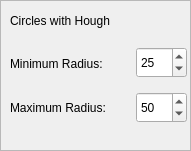
         <widget class="QFrame" name="circlesHoughFrame">
          <property name="enabled">
           <bool>true</bool>
          </property>
          <property name="geometry">
           <rect>
            <x>290</x>
            <y>20</y>
            <width>191</width>
            <height>151</height>
           </rect>
          </property>
          <property name="frameShape">
           <enum>QFrame::StyledPanel</enum>
          </property>
          <property name="frameShadow">
           <enum>QFrame::Raised</enum>
          </property>
          <widget class="QLabel" name="label_35">
           <property name="geometry">
            <rect>
             <x>10</x>
             <y>10</y>
             <width>141</width>
             <height>21</height>
            </rect>
           </property>
           <property name="text">
            <string>Circles with Hough</string>
           </property>
          </widget>
          <widget class="QLabel" name="label_36">
           <property name="geometry">
            <rect>
             <x>10</x>
             <y>53</y>
             <width>131</width>
             <height>21</height>
            </rect>
           </property>
           <property name="text">
            <string>Minimum Radius:</string>
           </property>
          </widget>
          <widget class="QSpinBox" name="circlesHoughMinSB">
           <property name="geometry">
            <rect>
             <x>136</x>
             <y>47</y>
             <width>51</width>
             <height>31</height>
            </rect>
           </property>
           <property name="minimum">
            <number>1</number>
           </property>
           <property name="maximum">
            <number>100</number>
           </property>
           <property name="singleStep">
            <number>2</number>
           </property>
           <property name="value">
            <number>25</number>
           </property>
          </widget>
          <widget class="QLabel" name="label_37">
           <property name="geometry">
            <rect>
             <x>10</x>
             <y>97</y>
             <width>131</width>
             <height>21</height>
            </rect>
           </property>
           <property name="text">
            <string>Maximum Radius:</string>
           </property>
          </widget>
          <widget class="QSpinBox" name="circlesHoughMaxSB">
           <property name="geometry">
            <rect>
             <x>136</x>
             <y>92</y>
             <width>51</width>
             <height>31</height>
            </rect>
           </property>
           <property name="minimum">
            <number>1</number>
           </property>
           <property name="maximum">
            <number>300</number>
           </property>
           <property name="singleStep">
            <number>2</number>
           </property>
           <property name="value">
            <number>50</number>
           </property>
          </widget>
         </widget>
